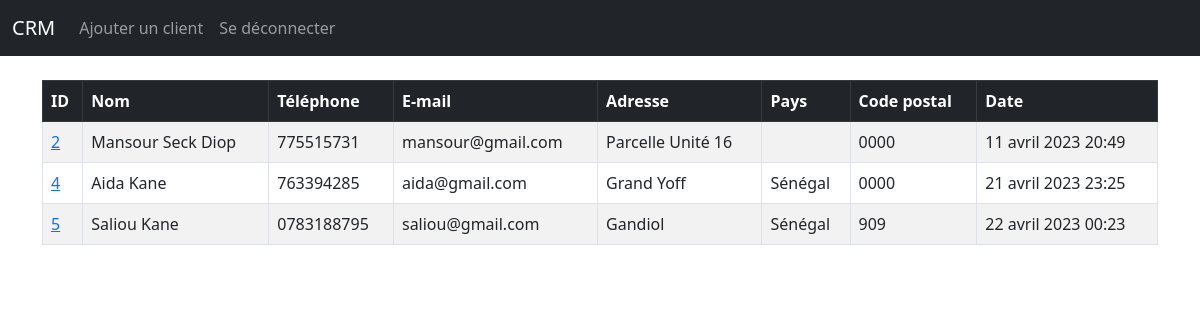
The app's page / (signed in) with its own data.
### website/models.py (models this page shows, shortened)
class Record(models.Model):
    created_at=models.DateTimeField(auto_now_add=True)
    first_name = models.CharField(max_length=50)
    last_name = models.CharField(max_length=50)
    email = models.CharField(max_length=100)
    phone = models.CharField(max_length=15)
    adress = models.CharField(max_length=150)
    state = models.CharField(max_length=50)
    zipcode = models.CharField(max_length=20)

### website/views.py (the view)
# urls.py: path("",views.home, name='home'),
def home(request):
    records=Record.objects.all()
    if request.method == "POST":
        username = request.POST.get('username')
        password = request.POST.get('password')
        user = authenticate(request, username=username, password=password)
        if user is not None:
            login(request, user)
            messages.success(request, " Tu es connecté.")
            return redirect('home')
        else:
            messages.success(request, "Erreur de connexion. Veuillez réessayer.")
            return redirect('home')
    else:
        return render(request, "home.html", {"records": records})

### website/templates/home.html (shortened to what this page needs)
{% extends 'base.html' %}
{% block content %}
    {% if user.is_authenticated %}
        <table class="table table-striped table-hover table-bordered">
          <thead class="table-dark">
                <tr>
                    <th scope="col">ID</th>
                    <th scope="col">Nom</th>
                    <th scope="col">Téléphone</th>
                    <th scope="col">E-mail</th>
                    <th scope="col">Adresse</th>
                    <th scope="col">Pays </th>
                    <th scope="col">Code postal</th>
                    <th scope="col">Date</th>
                </tr>
          </thead>
          <tbody>
            {% for record in records%}
            <tr>
                <td> <a href="{% url 'record' record.id %}" {{ record.id}}>{{ record.id}}</td>
                <td>{{ record.first_name}}
                {{ record.last_name}}</td>
                <td>{{ record.phone}}</td>
                <td>{{ record.email}}</td>
                <td>{{ record.adress}}</td>
                <td>{{ record.state}}</td>
                <td>{{ record.zipcode}}</td>
                <td>{{record.created_at}}</td>
            </tr>
            {% endfor %}
          </tbody>
        </table>
    {% endif %}
{% endblock %}

### records on screen
Record: id "2", first_name "Mansour Seck", last_name "Diop", phone "775515731", email "mansour@gmail.com", adress "Parcelle Unité 16", zipcode "0000", created_at "11 avril 2023 20:49"
Record: id "4", first_name "Aida", last_name "Kane", phone "763394285", email "aida@gmail.com", adress "Grand Yoff", state "Sénégal", zipcode "0000", created_at "21 avril 2023 23:25"
Record: id "5", first_name "Saliou", last_name "Kane", phone "0783188795", email "saliou@gmail.com", adress "Gandiol", state "Sénégal", zipcode "909", created_at "22 avril 2023 00:23"
